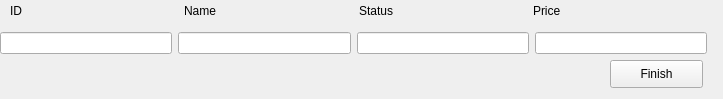
<?xml version="1.0" encoding="UTF-8"?>
<ui version="4.0">
 <class>add_staff</class>
 <widget class="QWidget" name="add_staff">
  <property name="geometry">
   <rect>
    <x>0</x>
    <y>0</y>
    <width>723</width>
    <height>99</height>
   </rect>
  </property>
  <property name="windowTitle">
   <string>Form</string>
  </property>
  <widget class="QPushButton" name="finishbtn">
   <property name="geometry">
    <rect>
     <x>610</x>
     <y>60</y>
     <width>93</width>
     <height>28</height>
    </rect>
   </property>
   <property name="text">
    <string>Finish</string>
   </property>
  </widget>
  <widget class="QWidget" name="layoutWidget">
   <property name="geometry">
    <rect>
     <x>0</x>
     <y>30</y>
     <width>707</width>
     <height>27</height>
    </rect>
   </property>
   <layout class="QHBoxLayout" name="horizontalLayout">
    <item>
     <widget class="QLineEdit" name="idline"/>
    </item>
    <item>
     <widget class="QLineEdit" name="nameline"/>
    </item>
    <item>
     <widget class="QLineEdit" name="statusline"/>
    </item>
    <item>
     <widget class="QLineEdit" name="priceline"/>
    </item>
   </layout>
  </widget>
  <widget class="QWidget" name="layoutWidget">
   <property name="geometry">
    <rect>
     <x>10</x>
     <y>0</y>
     <width>691</width>
     <height>21</height>
    </rect>
   </property>
   <layout class="QHBoxLayout" name="horizontalLayout_2">
    <item>
     <widget class="QLabel" name="label">
      <property name="text">
       <string>ID</string>
      </property>
     </widget>
    </item>
    <item>
     <widget class="QLabel" name="label_2">
      <property name="text">
       <string>Name</string>
      </property>
     </widget>
    </item>
    <item>
     <widget class="QLabel" name="label_3">
      <property name="text">
       <string>Status</string>
      </property>
     </widget>
    </item>
    <item>
     <widget class="QLabel" name="label_4">
      <property name="text">
       <string>Price</string>
      </property>
     </widget>
    </item>
   </layout>
  </widget>
 </widget>
 <resources/>
 <connections/>
</ui>
